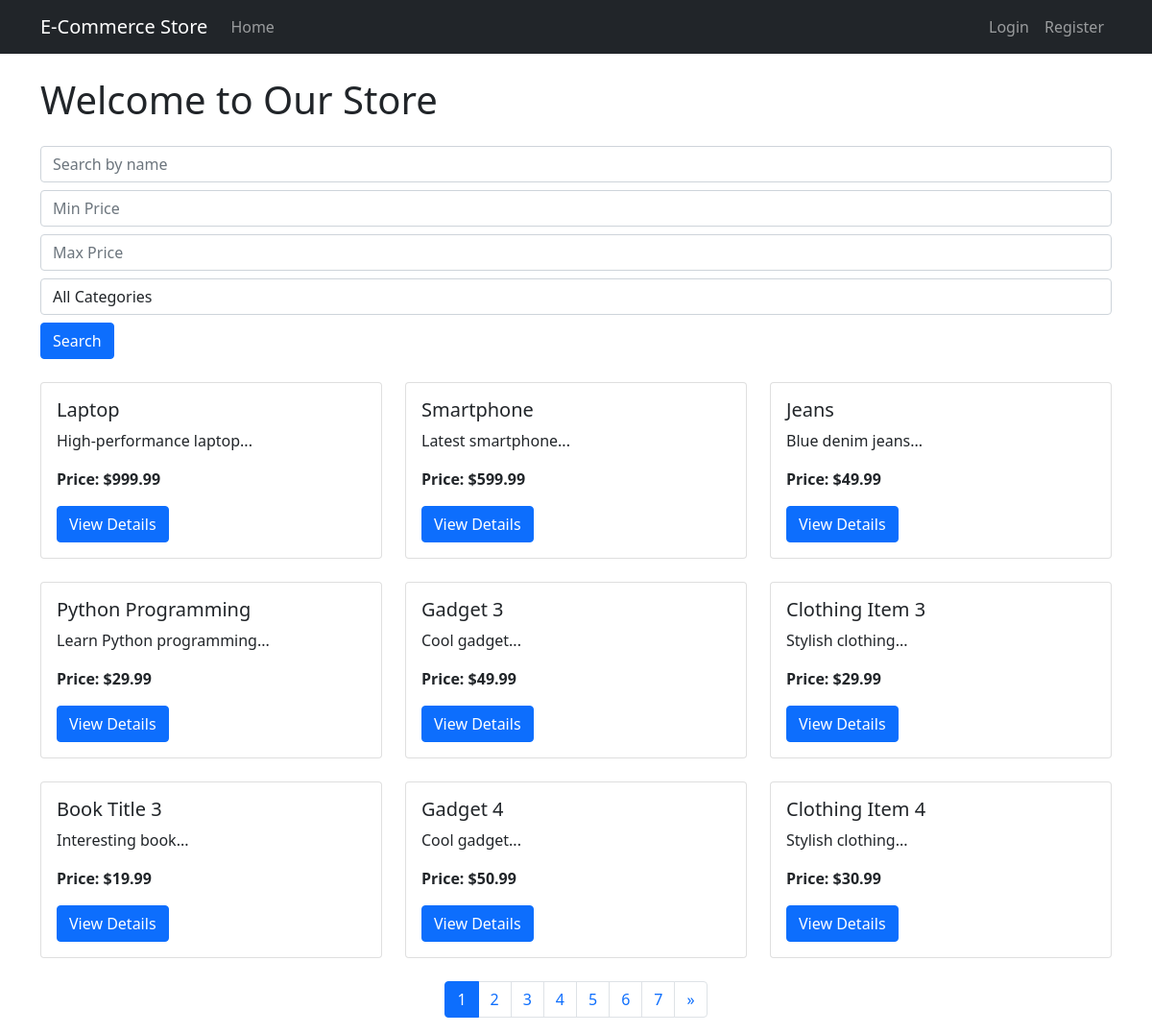
The page / on the database its author committed.
### models.py (models this page shows)
class Product(db.Model):
    id = db.Column(db.Integer, primary_key=True)
    name = db.Column(db.String(100), nullable=False)
    description = db.Column(db.Text)
    price = db.Column(db.Float, nullable=False)
    stock = db.Column(db.Integer, nullable=False)
    category_id = db.Column(db.Integer, db.ForeignKey('category.id'))
    vendor_id = db.Column(db.Integer, db.ForeignKey('vendor.id'))
    reviews = db.relationship('Review', backref='product', lazy=True)

### routes.py (the view)
@app.route('/')
def home():
    page = request.args.get('page', 1, type=int)
    per_page = 9
    products = Product.query.paginate(page=page, per_page=per_page)
    categories = Category.query.all()
    return render_template('home.html', products=products.items, categories=categories, pagination=products)

### templates/home.html (shortened to what this page needs)
{% extends "base.html" %}
{% block content %}
<h1 class="mb-4">Welcome to Our Store</h1>
<form action="{{ url_for('search') }}" method="GET" class="mb-4">
    <input type="text" name="query" placeholder="Search by name" class="form-control mb-2">
    <input type="number" name="min_price" placeholder="Min Price" class="form-control mb-2">
    <input type="number" name="max_price" placeholder="Max Price" class="form-control mb-2">
    <select name="category_id" class="form-control mb-2">
        <option value="">All Categories</option>
    </select>
    <button type="submit" class="btn btn-primary">Search</button>
</form>
<div class="row">
    {% for product in products %}
    <div class="col-md-4 mb-4">
        <div class="card">
            <div class="card-body">
                <h5 class="card-title">{{ product.name }}</h5>
                <p class="card-text">{{ product.description[:100] }}...</p>
                <p class="card-text"><strong>Price: ${{ "%.2f"|format(product.price) }}</strong></p>
                <a href="{{ url_for('product_detail', product_id=product.id) }}" class="btn btn-primary">View Details</a>
            </div>
        </div>
    </div>
    {% endfor %}
</div>
<nav aria-label="Page navigation">
  <ul class="pagination justify-content-center">
    {% for page_num in pagination.iter_pages() %}
    {% if page_num %}
    <li class="page-item {% if page_num == pagination.page %}active{% endif %}">
      <a class="page-link" href="?page={{ page_num }}">{{ page_num }}</a>
    </li>
    {% endif %}
    {% endfor %}
    {% if pagination.has_next %}
    <li class="page-item">
      <a class="page-link" href="?page={{ pagination.next_num }}" aria-label="Next">
        <span aria-hidden="true">&raquo;</span>
      </a>
    </li>
    {% endif %}
  </ul>
</nav>
{% endblock %}

### templates/base.html (shortened to what this page needs)
<!DOCTYPE html>
<html lang="en">
<head>
    <link href="https://cdn.jsdelivr.net/npm/bootstrap@5.1.3/dist/css/bootstrap.min.css" rel="stylesheet">
</head>
<body>
    <nav class="navbar navbar-expand-lg navbar-dark bg-dark">
        <div class="container">
            <a class="navbar-brand" href="{{ url_for('home') }}">E-Commerce Store</a>
            <div class="collapse navbar-collapse" id="navbarNav">
                <ul class="navbar-nav me-auto">
                    <li class="nav-item">
                        <a class="nav-link" href="{{ url_for('home') }}">Home</a>
                    </li>
                </ul>
                <ul class="navbar-nav">
                    {% if current_user.is_authenticated %}
                    <li class="nav-item">
                        <span class="nav-link">Welcome, {{ current_user.name }}</span>
                    </li>
                    <li class="nav-item">
                        <a class="nav-link" href="{{ url_for('logout') }}">Logout</a>
                    </li>
                    {% else %}
                    <li class="nav-item">
                        <a class="nav-link" href="{{ url_for('login') }}">Login</a>
                    </li>
                    <li class="nav-item">
                        <a class="nav-link" href="{{ url_for('register') }}">Register</a>
                    </li>
                    {% endif %}
                </ul>
            </div>
        </div>
    </nav>
    <div class="container mt-4">
        {% block content %}{% endblock %}
    </div>
</body>
</html>

### rows shown on the page
Product: name "Laptop", description "High-performance laptop", price "999.99"
Product: name "Smartphone", description "Latest smartphone", price "599.99"
Product: name "Jeans", description "Blue denim jeans", price "49.99"
Product: name "Python Programming", description "Learn Python programming", price "29.99"
Product: name "Gadget 3", description "Cool gadget", price "49.99"
Product: name "Clothing Item 3", description "Stylish clothing", price "29.99"
Product: name "Book Title 3", description "Interesting book", price "19.99"
Product: name "Gadget 4", description "Cool gadget", price "50.99"
Product: name "Clothing Item 4", description "Stylish clothing", price "30.99"

### other values the page prints
{{ page_num }} "1" "2" "3" "4" "5" "6" "7"
